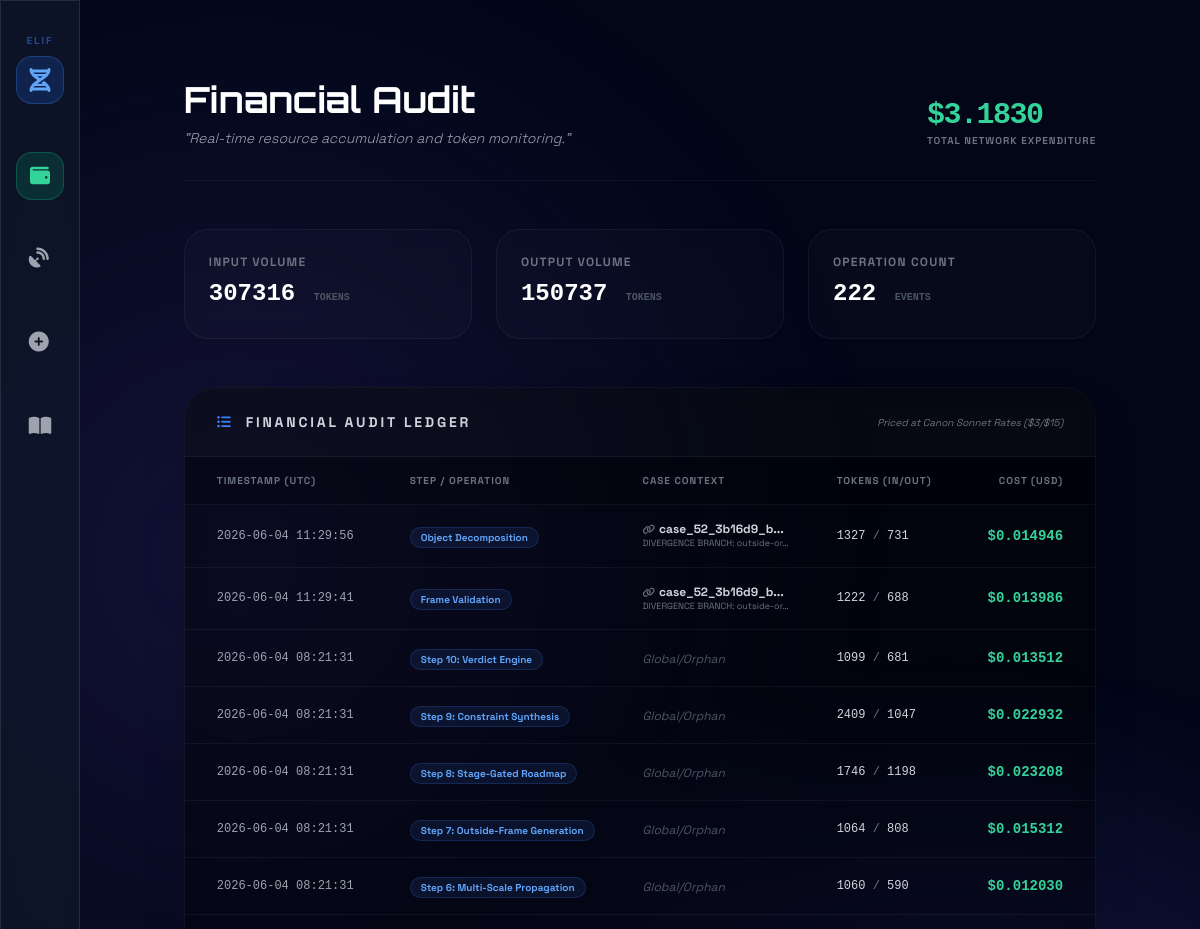
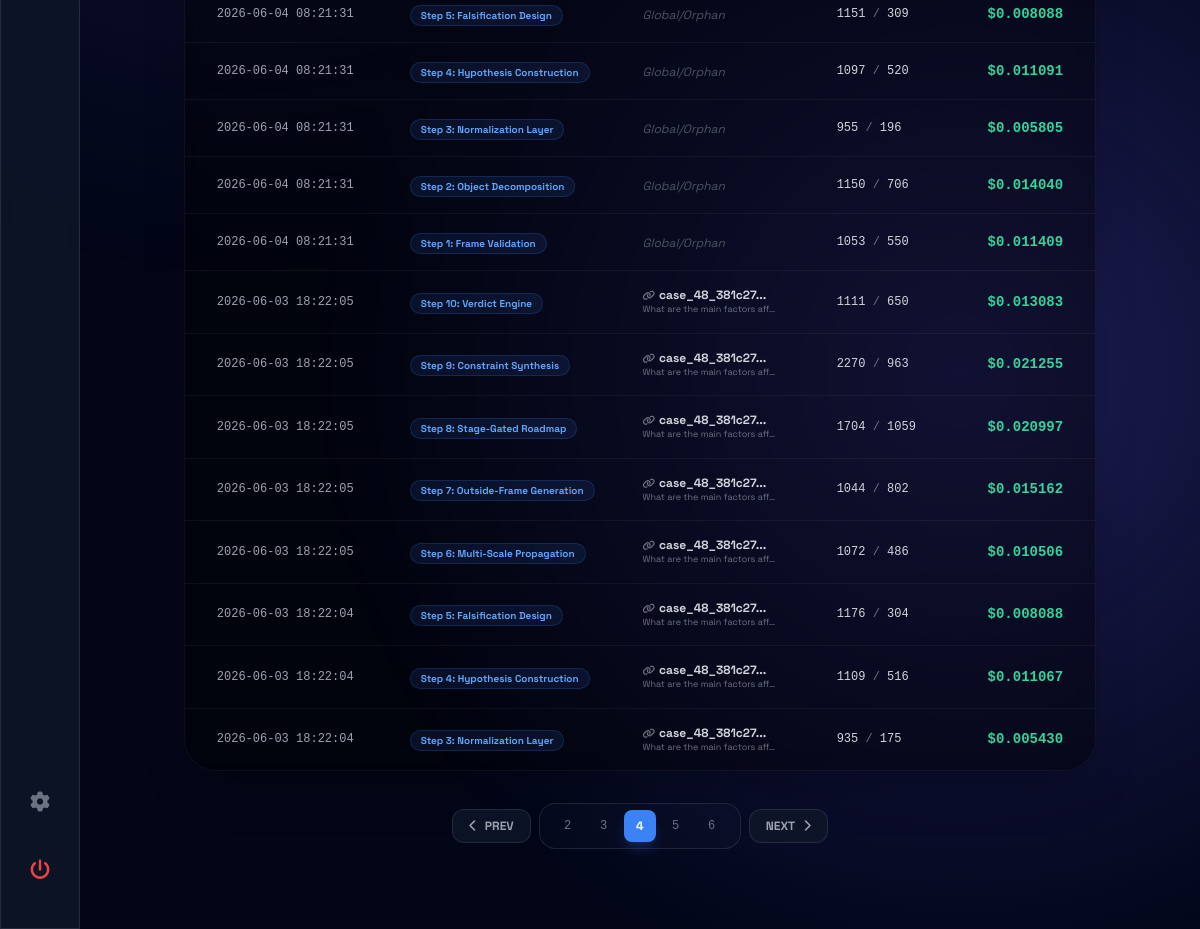
Screenshot of /spend/?page=4 (signed in) with the database file from the repository (2 pictures, top to bottom).
### discovery/models.py (models this page shows, shortened)
class SpendRecord(models.Model):
    inquiry = models.ForeignKey(Inquiry, on_delete=models.SET_NULL, null=True, blank=True, related_name='spend_records')
    step_name = models.CharField(max_length=100, help_text="The ELIF reasoning step (e.g. Frame Validator)")
    model_id = models.CharField(max_length=100)
    input_tokens = models.IntegerField(default=0)
    output_tokens = models.IntegerField(default=0)
    cost_usd = models.DecimalField(max_digits=10, decimal_places=6, default=0.0)
    timestamp = models.DateTimeField(auto_now_add=True)

class Inquiry(models.Model):
    id = models.UUIDField(primary_key=True, default=uuid.uuid4, editable=False)
    case_id = models.CharField(max_length=100, default=uuid.uuid4)
    topic = models.CharField(max_length=255, default="General", help_text="The thematic folder/category for this inquiry.")
    core_question = models.TextField(help_text="The original input frame.")
    current_question_state = models.TextField(blank=True, help_text="The evolved inquiry state.")
    parent_inquiry = models.ForeignKey('self', on_delete=models.SET_NULL, null=True, blank=True, related_name='children')
    branch_name = models.CharField(max_length=255, blank=True, help_text="The name of the trajectory this branch represents.")
    divergences = models.JSONField(default=list, help_text="First-class inquiry forks / competing futures.")
    assumptions = models.JSONField(default=list, help_text="Load-bearing assumptions surfaced by Step 3.")
    evidence_map = models.JSONField(default=dict)
    hypothesis_set = models.JSONField(default=dict, help_text="Active and falsified possibilities.")
    solution_families = models.JSONField(default=list, help_text="Competing solution architectures (Pluralism).")
    unresolved_zones = models.JSONField(default=list, help_text="Residual Darkness / Regulatory uncertainty (The One).")
    constraints = models.JSONField(default=list)
    history_log = models.JSONField(default=list, help_text="Traceable audit of all cognitive mutations.")
    confidence_evolution = models.JSONField(default=list)
    stability_evolution = models.JSONField(default=list)
    current_status_msg = models.CharField(max_length=255, default="Initializing Engine...", blank=True)
    status = models.CharField(max_length=20, default="PENDING", choices=[
        ("PENDING", "Pending"),
        ("RUNNING", "Running"),
        ("COMPLETED", "Completed"),
        ("FAILED", "Failed"),
        ("REFUSED", "Refused"),
    ])
    final_verdict = models.CharField(max_length=100, blank=True, null=True)
    current_frame = models.JSONField(default=dict)
    state_data = models.JSONField(default=dict)
    created_at = models.DateTimeField(auto_now_add=True)
    updated_at = models.DateTimeField(auto_now=True)

### discovery/views.py (the view)
# urls.py: path('spend/', views.spend_history, name='spend_history'),
@login_required
def spend_history(request):
    records_list = SpendRecord.objects.all().order_by("-timestamp")
    paginator = Paginator(records_list, 20)
    page_number = request.GET.get('page')
    records = paginator.get_page(page_number)
    total_cost = records_list.aggregate(Sum('cost_usd'))['cost_usd__sum'] or 0.0
    total_tokens = records_list.aggregate(Sum('input_tokens'), Sum('output_tokens'))
    context = {
        "records": records,
        "total_cost": total_cost,
        "total_input_tokens": total_tokens['input_tokens__sum'] or 0,
        "total_output_tokens": total_tokens['output_tokens__sum'] or 0,
    }
    return render(request, "discovery/spend_history.html", context)

### discovery/context_processors.py (called while the page is built)
def system_settings(request):
    return {
        'system_settings': SystemSettings.get_settings()
    }

### templates/discovery/spend_history.html (shortened to what this page needs)
{% extends "base.html" %}
{% block content %}
<div class="max-w-7xl mx-auto px-4 md:px-6 py-6 md:py-12 animate-in fade-in slide-in-from-bottom-4 duration-700">
    <header class="flex flex-col md:flex-row justify-between items-center md:items-end mb-12 border-b border-white/5 pb-8 space-y-6 md:space-y-0 text-center md:text-left">
        <div class="w-full md:w-auto">
            <h1 class="text-3xl md:text-4xl font-bold text-white mb-2 planet-nav">Financial Audit</h1>
            <p class="text-xs md:text-sm text-gray-400 font-light italic">"Real-time resource accumulation and token monitoring."</p>
        </div>
        <div class="w-full md:w-auto">
            <div class="text-2xl md:text-3xl font-bold text-emerald-400 font-mono tracking-tighter">${{ total_cost|stringformat:".4f" }}</div>
            <div class="text-[10px] text-gray-500 uppercase tracking-widest font-bold">Total Network Expenditure</div>
        </div>
    </header>
    <div class="grid grid-cols-1 md:grid-cols-3 gap-6 mb-12">
        <div class="glass p-6 rounded-3xl border-white/5 bg-white/[0.02]">
            <div class="text-xs text-gray-500 uppercase tracking-widest font-bold mb-2">Input Volume</div>
            <div class="text-2xl font-bold text-white font-mono">{{ total_input_tokens }} <span class="text-[10px] text-gray-600 ml-1">TOKENS</span></div>
        </div>
        <div class="glass p-6 rounded-3xl border-white/5 bg-white/[0.02]">
            <div class="text-xs text-gray-500 uppercase tracking-widest font-bold mb-2">Output Volume</div>
            <div class="text-2xl font-bold text-white font-mono">{{ total_output_tokens }} <span class="text-[10px] text-gray-600 ml-1">TOKENS</span></div>
        </div>
        <div class="glass p-6 rounded-3xl border-white/5 bg-white/[0.02]">
            <div class="text-xs text-gray-500 uppercase tracking-widest font-bold mb-2">Operation Count</div>
            <div class="text-2xl font-bold text-white font-mono">{{ records.paginator.count }} <span class="text-[10px] text-gray-600 ml-1">EVENTS</span></div>
        </div>
    </div>
    <div class="glass rounded-[2rem] border-white/5 bg-black/40 shadow-2xl overflow-hidden">
        <div class="px-8 py-6 border-b border-white/5 bg-white/[0.02] flex justify-between items-center">
            <h5 class="text-sm font-bold text-gray-300 uppercase tracking-[0.2em]"><i class="fa-solid fa-list-ul mr-3 text-blue-500"></i>Financial Audit Ledger</h5>
            <div class="text-[10px] text-gray-500 italic">Priced at Canon Sonnet Rates ($3/$15)</div>
        </div>
        <div class="overflow-x-auto">
            <table class="w-full text-left border-collapse">
                <thead>
                    <tr class="text-[10px] text-gray-500 uppercase tracking-widest bg-black/20">
                        <th class="px-8 py-4 font-bold border-b border-white/5">Timestamp (UTC)</th>
                        <th class="px-6 py-4 font-bold border-b border-white/5">Step / Operation</th>
                        <th class="px-6 py-4 font-bold border-b border-white/5">Case Context</th>
                        <th class="px-6 py-4 font-bold border-b border-white/5">Tokens (In/Out)</th>
                        <th class="px-8 py-4 font-bold border-b border-white/5 text-right">Cost (USD)</th>
                    </tr>
                </thead>
                <tbody class="divide-y divide-white/5">
                    {% for record in records %}
                    <tr class="hover:bg-white/[0.02] transition-colors group">
                        <td class="px-8 py-4 text-xs text-gray-400 font-mono">{{ record.timestamp|date:"Y-m-d H:i:s" }}</td>
                        <td class="px-6 py-4">
                            <span class="inline-flex items-center px-2.5 py-0.5 rounded-full text-[10px] font-bold bg-blue-500/10 text-blue-400 border border-blue-500/20">
                                {{ record.step_name }}
                            </span>
                        </td>
                        <td class="px-6 py-4">
                            {% if record.inquiry %}
                                <div class="flex flex-col">
                                    <a href="{% url 'discovery:room_view' record.inquiry.pk 'DISCOVERY' %}" class="text-xs text-gray-300 hover:text-blue-400 transition-colors font-bold">
                                        <i class="fa-solid fa-link text-[10px] mr-1 opacity-50"></i>{{ record.inquiry.case_id|slice:":16" }}...
                                    </a>
                                    <span class="text-[9px] text-gray-500 truncate max-w-[150px]" title="{{ record.inquiry.core_question }}">
                                        {{ record.inquiry.core_question|truncatechars:30 }}
                                    </span>
                                </div>
                            {% else %}
                                <span class="text-xs text-gray-600 italic">Global/Orphan</span>
                            {% endif %}
                        </td>
                        <td class="px-6 py-4 text-xs font-mono text-gray-500">
                            <span class="text-gray-300">{{ record.input_tokens }}</span> / <span class="text-gray-300">{{ record.output_tokens }}</span>
                        </td>
                        <td class="px-8 py-4 text-right text-sm font-bold text-emerald-400 font-mono">
                            <span title="In: ${{ record.input_tokens }} x Rate | Out: ${{ record.output_tokens }} x Rate">
                                ${{ record.cost_usd|stringformat:".6f" }}
                            </span>
                        </td>
                    </tr>
                    {% endfor %}
                </tbody>
            </table>
        </div>
    </div>
    {% if records.has_other_pages %}
    <div class="mt-8 flex justify-center items-center space-x-2">
        {% if records.has_previous %}
            <a href="?page={{ records.previous_page_number }}" class="glass px-4 py-2 rounded-xl text-xs font-bold text-gray-400 hover:text-white transition-all">
                <i class="fa-solid fa-chevron-left mr-2"></i>PREV
            </a>
        {% endif %}
        <div class="flex items-center space-x-1 glass px-3 py-1.5 rounded-2xl bg-white/[0.02]">
            {% for i in records.paginator.page_range %}
                {% if records.number == i %}
                    <span class="w-8 h-8 flex items-center justify-center rounded-lg bg-blue-500 text-white text-xs font-bold shadow-lg shadow-blue-500/20">
                        {{ i }}
                    </span>
                {% elif i > records.number|add:'-3' and i < records.number|add:'3' %}
                    <a href="?page={{ i }}" class="w-8 h-8 flex items-center justify-center rounded-lg text-gray-500 hover:bg-white/5 hover:text-white transition-all text-xs font-mono">
                        {{ i }}
                    </a>
                {% endif %}
            {% endfor %}
        </div>
        {% if records.has_next %}
            <a href="?page={{ records.next_page_number }}" class="glass px-4 py-2 rounded-xl text-xs font-bold text-gray-400 hover:text-white transition-all">
                NEXT<i class="fa-solid fa-chevron-right ml-2"></i>
            </a>
        {% endif %}
    </div>
    {% endif %}
</div>
{% endblock %}

### templates/base.html (style rules this page uses)
body { background-color: #020617; color: #f8fafc; font-family: 'Space Grotesk', sans-serif; overflow-x: hidden; }
.glass { background: rgba(15, 23, 42, 0.8); backdrop-filter: blur(10px); border: 1px solid rgba(255, 255, 255, 0.1); }
.planet-nav { font-family: 'Orbitron', sans-serif; }

### rows the page displays
SpendRecord: timestamp "2026-06-04 11:29:56", step_name "Object Decomposition", inquiry.case_id "case_52_3b16d9_b", inquiry.core_question "DIVERGENCE BRANCH: outside-or…", input_tokens "1327", output_tokens "731", cost_usd "0.014946"
SpendRecord: timestamp "2026-06-04 11:29:41", step_name "Frame Validation", inquiry.case_id "case_52_3b16d9_b", inquiry.core_question "DIVERGENCE BRANCH: outside-or…", input_tokens "1222", output_tokens "688", cost_usd "0.013986"
SpendRecord: timestamp "2026-06-04 08:21:31", step_name "Step 10: Verdict Engine", shows "Global/Orphan", input_tokens "1099", output_tokens "681", cost_usd "0.013512"
SpendRecord: timestamp "2026-06-04 08:21:31", step_name "Step 9: Constraint Synthesis", shows "Global/Orphan", input_tokens "2409", output_tokens "1047", cost_usd "0.022932"
SpendRecord: timestamp "2026-06-04 08:21:31", step_name "Step 8: Stage-Gated Roadmap", shows "Global/Orphan", input_tokens "1746", output_tokens "1198", cost_usd "0.023208"
SpendRecord: timestamp "2026-06-04 08:21:31", step_name "Step 7: Outside-Frame Generation", shows "Global/Orphan", input_tokens "1064", output_tokens "808", cost_usd "0.015312"
SpendRecord: timestamp "2026-06-04 08:21:31", step_name "Step 6: Multi-Scale Propagation", shows "Global/Orphan", input_tokens "1060", output_tokens "590", cost_usd "0.012030"
SpendRecord: timestamp "2026-06-04 08:21:31", step_name "Step 5: Falsification Design", shows "Global/Orphan", input_tokens "1151", output_tokens "309", cost_usd "0.008088"
SpendRecord: timestamp "2026-06-04 08:21:31", step_name "Step 4: Hypothesis Construction", shows "Global/Orphan", input_tokens "1097", output_tokens "520", cost_usd "0.011091"
SpendRecord: timestamp "2026-06-04 08:21:31", step_name "Step 3: Normalization Layer", shows "Global/Orphan", input_tokens "955", output_tokens "196", cost_usd "0.005805"
SpendRecord: timestamp "2026-06-04 08:21:31", step_name "Step 2: Object Decomposition", shows "Global/Orphan", input_tokens "1150", output_tokens "706", cost_usd "0.014040"
SpendRecord: timestamp "2026-06-04 08:21:31", step_name "Step 1: Frame Validation", shows "Global/Orphan", input_tokens "1053", output_tokens "550", cost_usd "0.011409"
SpendRecord: timestamp "2026-06-03 18:22:05", step_name "Step 10: Verdict Engine", inquiry.case_id "case_48_381c27", inquiry.core_question "What are the main factors aff…", input_tokens "1111", output_tokens "650", cost_usd "0.013083"
SpendRecord: timestamp "2026-06-03 18:22:05", step_name "Step 9: Constraint Synthesis", inquiry.case_id "case_48_381c27", inquiry.core_question "What are the main factors aff…", input_tokens "2270", output_tokens "963", cost_usd "0.021255"
SpendRecord: timestamp "2026-06-03 18:22:05", step_name "Step 8: Stage-Gated Roadmap", inquiry.case_id "case_48_381c27", inquiry.core_question "What are the main factors aff…", input_tokens "1704", output_tokens "1059", cost_usd "0.020997"
SpendRecord: timestamp "2026-06-03 18:22:05", step_name "Step 7: Outside-Frame Generation", inquiry.case_id "case_48_381c27", inquiry.core_question "What are the main factors aff…", input_tokens "1044", output_tokens "802", cost_usd "0.015162"
SpendRecord: timestamp "2026-06-03 18:22:05", step_name "Step 6: Multi-Scale Propagation", inquiry.case_id "case_48_381c27", inquiry.core_question "What are the main factors aff…", input_tokens "1072", output_tokens "486", cost_usd "0.010506"
SpendRecord: timestamp "2026-06-03 18:22:04", step_name "Step 5: Falsification Design", inquiry.case_id "case_48_381c27", inquiry.core_question "What are the main factors aff…", input_tokens "1176", output_tokens "304", cost_usd "0.008088"
SpendRecord: timestamp "2026-06-03 18:22:04", step_name "Step 4: Hypothesis Construction", inquiry.case_id "case_48_381c27", inquiry.core_question "What are the main factors aff…", input_tokens "1109", output_tokens "516", cost_usd "0.011067"
SpendRecord: timestamp "2026-06-03 18:22:04", step_name "Step 3: Normalization Layer", inquiry.case_id "case_48_381c27", inquiry.core_question "What are the main factors aff…", input_tokens "935", output_tokens "175", cost_usd "0.005430"

### other values shown
{{ total_cost|stringformat:".4f" }} "3.1830"
{{ total_input_tokens }} "307316"
{{ total_output_tokens }} "150737"
{{ records.paginator.count }} "222"
{{ i }} "2" "3" "5" "6"
{{ i }} "4"
